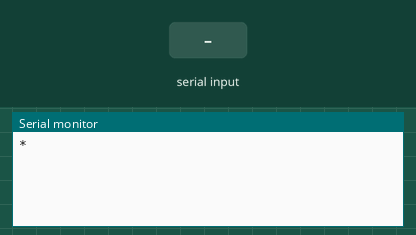
Bench run of a sketch on a simulated Arduino Uno, built with avr-gcc and run on an emulated ATmega328P. Shown: the last lines printed to the serial monitor. Inputs (shaded band) come from the test bench.

Above: at 1.2 s.
1.3 s: "1\n" received over Serial
At 2.2 s:
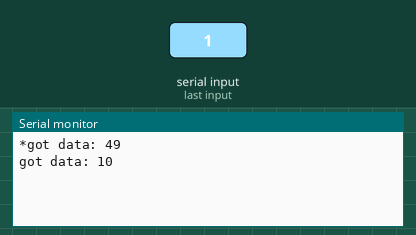
3.0 s: "0\n" received over Serial
At 4.2 s:
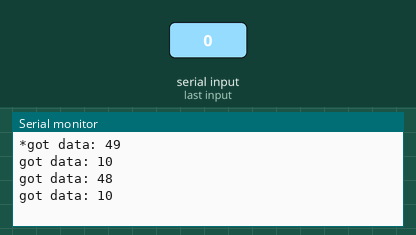
4.5 s: "2\n" received over Serial
At 5.8 s:
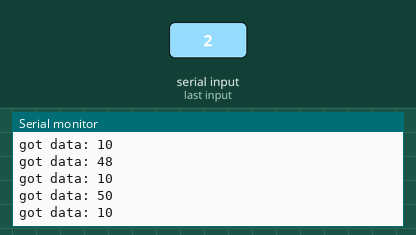
Timing chart, 0 to 7.5 s (numbered marks = the images above; inputs shaded):
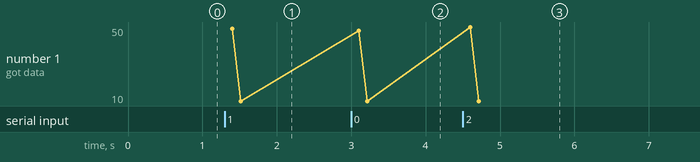

Measured:
- after the input at 1.3 s, the serial monitor: prints a new line after 0.10 s (image 1)
- after the input at 3.0 s, the serial monitor: prints a new line after 0.10 s (image 2)
- after the input at 4.5 s, the serial monitor: prints a new line after 0.10 s (image 3)

The sketch:

SerialInOut.ino
```cpp
bool isRead;
byte data;

#define LED_PIN 13

void setup() {
  // put your setup code here, to run once:
  Serial.begin(9600);
  isRead = true;

  Serial.print('*');

}

void loop() {
  // put your main code here, to run repeatedly:
  digitalWrite(LED_PIN,LOW);

  if (isRead) {
    // read
    byte data_in[1];
    if (Serial.readBytes(data_in, 1) ){
      data = data_in[0];
      isRead = false;
      Serial.flush();

      digitalWrite(LED_PIN,HIGH);
      delay(50);
      digitalWrite(LED_PIN,LOW);
      delay(50);

    }
  } else {
    Serial.print("got data: ");
    Serial.print(data);
    Serial.print("\n");
    isRead = true;
  }

}
```
